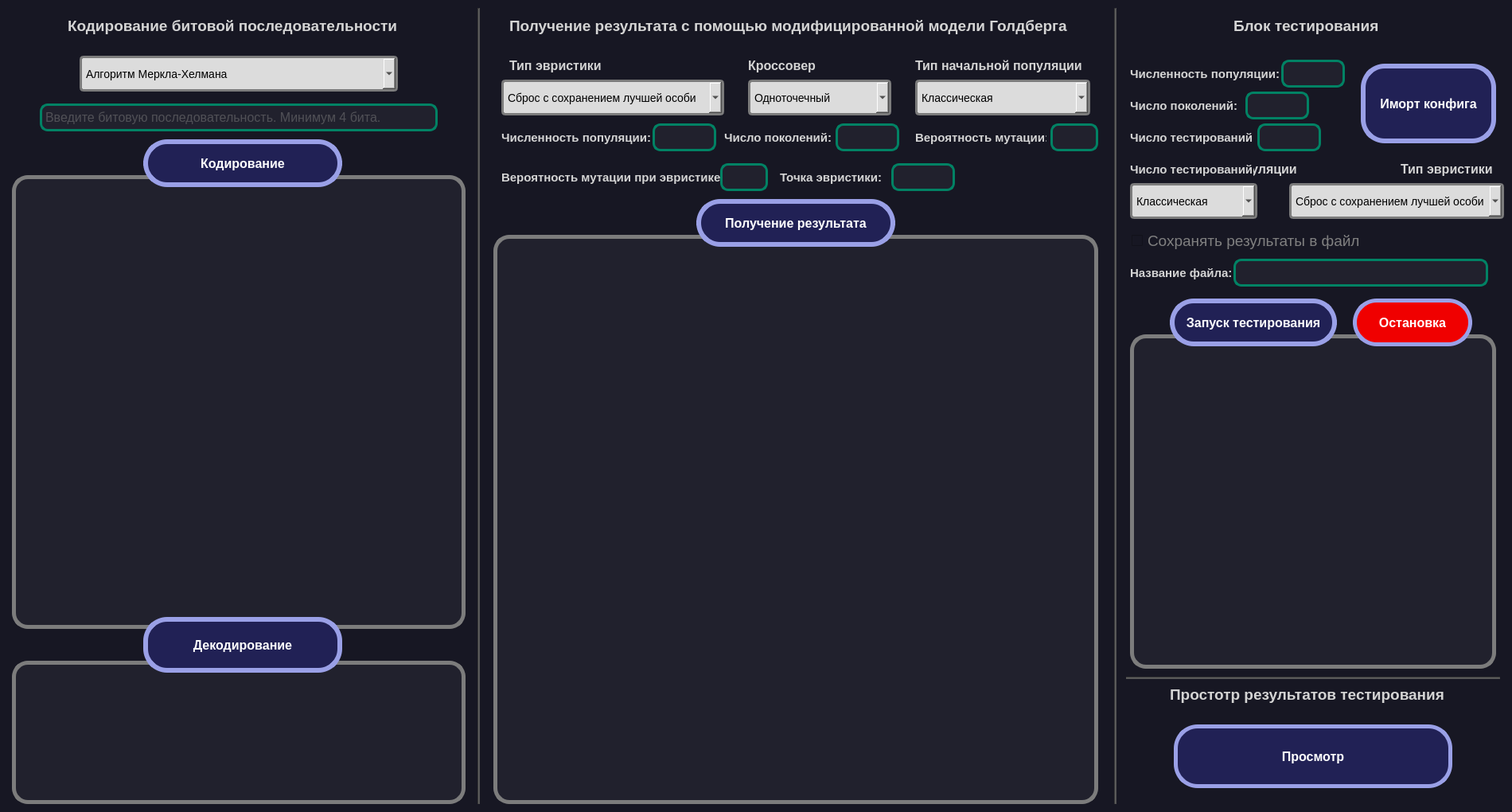
<?xml version="1.0" encoding="UTF-8"?>
<ui version="4.0">
 <class>Main</class>
 <widget class="QMainWindow" name="Main">
  <property name="geometry">
   <rect>
    <x>0</x>
    <y>0</y>
    <width>1900</width>
    <height>1020</height>
   </rect>
  </property>
  <property name="font">
   <font>
    <pointsize>10</pointsize>
   </font>
  </property>
  <property name="windowTitle">
   <string>Hellman-GenAL: Программное средство для решения задачи о ранце модифицированной моделью Голдберга</string>
  </property>
  <property name="styleSheet">
   <string notr="true"/>
  </property>
  <widget class="QWidget" name="centralwidget">
   <property name="styleSheet">
    <string notr="true">background-color: rgb(23, 23, 35);</string>
   </property>
   <widget class="QPlainTextEdit" name="label_dekod">
    <property name="geometry">
     <rect>
      <x>15</x>
      <y>830</y>
      <width>570</width>
      <height>180</height>
     </rect>
    </property>
    <property name="font">
     <font>
      <pointsize>11</pointsize>
     </font>
    </property>
    <property name="styleSheet">
     <string notr="true">QPlainTextEdit {
color: rgb(255, 255, 255);
background-color: rgb(33, 33, 45);
border: 5px solid;
border-color: rgb(124, 124, 124);
border-radius: 20px;
padding:10px 10px 10px 10px
}
</string>
    </property>
    <property name="readOnly">
     <bool>true</bool>
    </property>
   </widget>
   <widget class="QPlainTextEdit" name="label_kod">
    <property name="geometry">
     <rect>
      <x>15</x>
      <y>220</y>
      <width>570</width>
      <height>570</height>
     </rect>
    </property>
    <property name="font">
     <font>
      <pointsize>11</pointsize>
     </font>
    </property>
    <property name="styleSheet">
     <string notr="true">QPlainTextEdit {
color: rgb(255, 255, 255);
background-color: rgb(33, 33, 45);
border: 5px solid;
border-color: rgb(124, 124, 124);
border-radius: 20px ;
padding:10px 10px 10px 10px
}

</string>
    </property>
    <property name="readOnly">
     <bool>true</bool>
    </property>
   </widget>
   <widget class="QPushButton" name="Button_dekod">
    <property name="geometry">
     <rect>
      <x>180</x>
      <y>775</y>
      <width>250</width>
      <height>70</height>
     </rect>
    </property>
    <property name="font">
     <font>
      <family>Arial</family>
      <pointsize>12</pointsize>
      <weight>75</weight>
      <bold>true</bold>
     </font>
    </property>
    <property name="styleSheet">
     <string notr="true">QPushButton {
color: rgb(255, 255, 255);
background-color: rgb(33, 33, 85);
border: 6px solid;
border-color:  rgb(154, 160, 231);
border-radius: 30px;
}

QPushButton:hover {
border: 3px solid;
background-color: rgb(12, 12, 52);
border-color:  rgb(154, 160, 231);
border-radius: 30px;
transition: background-color 0.5s ease;
}


</string>
    </property>
    <property name="text">
     <string>Декодирование</string>
    </property>
    <property name="iconSize">
     <size>
      <width>50</width>
      <height>50</height>
     </size>
    </property>
    <property name="autoRepeatInterval">
     <number>100</number>
    </property>
   </widget>
   <widget class="Line" name="line_1">
    <property name="geometry">
     <rect>
      <x>600</x>
      <y>10</y>
      <width>3</width>
      <height>1000</height>
     </rect>
    </property>
    <property name="styleSheet">
     <string notr="true">background-color: rgb(83, 83, 83);</string>
    </property>
    <property name="orientation">
     <enum>Qt::Vertical</enum>
    </property>
   </widget>
   <widget class="QComboBox" name="comboBox_kod">
    <property name="geometry">
     <rect>
      <x>100</x>
      <y>70</y>
      <width>400</width>
      <height>45</height>
     </rect>
    </property>
    <property name="styleSheet">
     <string notr="true">QComboBox {
font-size: 14px;
background-color: rgb(220, 220, 220);
border: 3px solid;
border-color: rgb(124, 124, 124);
border-radius: 5px;
padding:5px 5px 5px 5px;
color: black;
}

QComboBox:hover {
font-size: 14px;
background-color: rgb(220, 220, 220);
border: 3px solid;
border-color: rgb(1, 130, 100);
border-radius: 5px;
padding:5px 5px 5px 5px
}

QComboBox  QAbstractItemView {
background-color: rgb(220, 220, 220);
}
                                  

                                   </string>
    </property>
    <item>
     <property name="text">
      <string>Алгоритм Меркла-Хелмана</string>
     </property>
    </item>
    <item>
     <property name="text">
      <string>Модифицированная модель Голдберга</string>
     </property>
    </item>
   </widget>
   <widget class="QLineEdit" name="lineEdit_bits">
    <property name="geometry">
     <rect>
      <x>50</x>
      <y>130</y>
      <width>500</width>
      <height>35</height>
     </rect>
    </property>
    <property name="font">
     <font>
      <family>MS Shell Dlg 2</family>
      <pointsize>12</pointsize>
      <weight>50</weight>
      <italic>false</italic>
      <bold>false</bold>
     </font>
    </property>
    <property name="whatsThis">
     <string/>
    </property>
    <property name="styleSheet">
     <string notr="true">QLineEdit {
background-color: rgb(33, 33, 45);
border: 3px solid;
border-color:  rgb(1, 130, 100);
border-radius: 10px;
padding:2px 2px 2px 2px;
color: grey;
}

QLineEdit:hover {
background-color: rgb(33, 33, 45);
border: 3px solid;
border-color: rgb(154, 160, 231);
border-radius: 10px;
padding:2px 2px 2px 2px
}</string>
    </property>
    <property name="text">
     <string/>
    </property>
    <property name="frame">
     <bool>true</bool>
    </property>
    <property name="echoMode">
     <enum>QLineEdit::Normal</enum>
    </property>
    <property name="placeholderText">
     <string>Введите битовую последовательность. Минимум 4 бита.</string>
    </property>
   </widget>
   <widget class="QLabel" name="label_name_1">
    <property name="geometry">
     <rect>
      <x>85</x>
      <y>20</y>
      <width>430</width>
      <height>25</height>
     </rect>
    </property>
    <property name="font">
     <font>
      <family>Arial</family>
      <pointsize>14</pointsize>
      <weight>75</weight>
      <bold>true</bold>
     </font>
    </property>
    <property name="styleSheet">
     <string notr="true">color:rgb(212, 212, 212)</string>
    </property>
    <property name="text">
     <string>Кодирование битовой последовательности</string>
    </property>
   </widget>
   <widget class="QPushButton" name="Button_kod">
    <property name="geometry">
     <rect>
      <x>180</x>
      <y>175</y>
      <width>250</width>
      <height>60</height>
     </rect>
    </property>
    <property name="font">
     <font>
      <family>Arial</family>
      <pointsize>12</pointsize>
      <weight>75</weight>
      <bold>true</bold>
      <kerning>true</kerning>
     </font>
    </property>
    <property name="styleSheet">
     <string notr="true">QPushButton {
color: rgb(255, 255, 255);
background-color: rgb(33, 33, 85);
border: 6px solid;
border-color:  rgb(154, 160, 231);
border-radius: 30px;
padding:3px 3px 3px 3px;
}


QPushButton:hover {
border: 3px solid;
background-color: rgb(12, 12, 52);
border-color:  rgb(154, 160, 231);
border-radius: 30px;
transition: background-color 0.5s ease;
}


</string>
    </property>
    <property name="text">
     <string>Кодирование</string>
    </property>
    <property name="iconSize">
     <size>
      <width>18</width>
      <height>18</height>
     </size>
    </property>
    <property name="autoRepeatInterval">
     <number>100</number>
    </property>
   </widget>
   <widget class="QLabel" name="label_name_2">
    <property name="geometry">
     <rect>
      <x>640</x>
      <y>20</y>
      <width>720</width>
      <height>25</height>
     </rect>
    </property>
    <property name="font">
     <font>
      <family>Arial</family>
      <pointsize>14</pointsize>
      <weight>75</weight>
      <bold>true</bold>
     </font>
    </property>
    <property name="styleSheet">
     <string notr="true">color:rgb(212, 212, 212)</string>
    </property>
    <property name="text">
     <string>Получение результата с помощью модифицированной модели Голдберга</string>
    </property>
   </widget>
   <widget class="Line" name="line_2">
    <property name="geometry">
     <rect>
      <x>1400</x>
      <y>10</y>
      <width>3</width>
      <height>1000</height>
     </rect>
    </property>
    <property name="styleSheet">
     <string notr="true">background-color: rgb(83, 83, 83);</string>
    </property>
    <property name="orientation">
     <enum>Qt::Vertical</enum>
    </property>
   </widget>
   <widget class="QCheckBox" name="checkBox_save_test_res">
    <property name="geometry">
     <rect>
      <x>1420</x>
      <y>290</y>
      <width>300</width>
      <height>25</height>
     </rect>
    </property>
    <property name="font">
     <font>
      <pointsize>14</pointsize>
     </font>
    </property>
    <property name="acceptDrops">
     <bool>false</bool>
    </property>
    <property name="layoutDirection">
     <enum>Qt::LeftToRight</enum>
    </property>
    <property name="autoFillBackground">
     <bool>false</bool>
    </property>
    <property name="styleSheet">
     <string notr="true">QCheckBox {
padding:2px 2px 2px 2px;
color: grey;
}

QCheckBox:hover {
padding:2px 2px 2px 2px;
color: rgb(1, 130, 100);
}</string>
    </property>
    <property name="text">
     <string>Сохранять результаты в файл</string>
    </property>
    <property name="iconSize">
     <size>
      <width>16</width>
      <height>16</height>
     </size>
    </property>
   </widget>
   <widget class="QComboBox" name="comboBox_dekod_al">
    <property name="geometry">
     <rect>
      <x>630</x>
      <y>100</y>
      <width>280</width>
      <height>45</height>
     </rect>
    </property>
    <property name="styleSheet">
     <string notr="true">QComboBox {
font-size: 14px;
background-color: rgb(220, 220, 220);
border: 3px solid;
border-color: rgb(124, 124, 124);
border-radius: 5px;
padding:5px 5px 5px 5px;
color: black;
}

QComboBox:hover {
font-size: 14px;
background-color: rgb(220, 220, 220);
border: 3px solid;
border-color: rgb(1, 130, 100);
border-radius: 5px;
padding:5px 5px 5px 5px
}

QComboBox  QAbstractItemView {
background-color: rgb(220, 220, 220);
}
                                  

                                   </string>
    </property>
    <item>
     <property name="text">
      <string>Сброс с сохранением лучшей особи</string>
     </property>
    </item>
    <item>
     <property name="text">
      <string>Сброс без сохранения лучшей особи</string>
     </property>
    </item>
   </widget>
   <widget class="QLabel" name="label_evrist">
    <property name="geometry">
     <rect>
      <x>640</x>
      <y>70</y>
      <width>130</width>
      <height>25</height>
     </rect>
    </property>
    <property name="font">
     <font>
      <family>Arial</family>
      <pointsize>12</pointsize>
      <weight>75</weight>
      <bold>true</bold>
     </font>
    </property>
    <property name="styleSheet">
     <string notr="true">color:rgb(212, 212, 212)</string>
    </property>
    <property name="text">
     <string>Тип эвристики</string>
    </property>
   </widget>
   <widget class="QComboBox" name="comboBox_dekod_al_2">
    <property name="geometry">
     <rect>
      <x>940</x>
      <y>100</y>
      <width>180</width>
      <height>45</height>
     </rect>
    </property>
    <property name="styleSheet">
     <string notr="true">QComboBox {
font-size: 14px;
background-color: rgb(220, 220, 220);
border: 3px solid;
border-color: rgb(124, 124, 124);
border-radius: 5px;
padding:5px 5px 5px 5px;
color: black;
}

QComboBox:hover {
font-size: 14px;
background-color: rgb(220, 220, 220);
border: 3px solid;
border-color: rgb(1, 130, 100);
border-radius: 5px;
padding:5px 5px 5px 5px
}

QComboBox  QAbstractItemView {
background-color: rgb(220, 220, 220);
}
                                  

                                   </string>
    </property>
    <item>
     <property name="text">
      <string>Одноточечный</string>
     </property>
    </item>
    <item>
     <property name="text">
      <string>Двухточечный</string>
     </property>
    </item>
   </widget>
   <widget class="QLabel" name="label_crossover">
    <property name="geometry">
     <rect>
      <x>940</x>
      <y>70</y>
      <width>100</width>
      <height>25</height>
     </rect>
    </property>
    <property name="font">
     <font>
      <family>Arial</family>
      <pointsize>12</pointsize>
      <weight>75</weight>
      <bold>true</bold>
     </font>
    </property>
    <property name="styleSheet">
     <string notr="true">color:rgb(212, 212, 212)</string>
    </property>
    <property name="text">
     <string>Кроссовер</string>
    </property>
   </widget>
   <widget class="QLabel" name="label_populations">
    <property name="geometry">
     <rect>
      <x>1150</x>
      <y>70</y>
      <width>220</width>
      <height>25</height>
     </rect>
    </property>
    <property name="font">
     <font>
      <family>Arial</family>
      <pointsize>12</pointsize>
      <weight>75</weight>
      <bold>true</bold>
     </font>
    </property>
    <property name="styleSheet">
     <string notr="true">color:rgb(212, 212, 212)</string>
    </property>
    <property name="text">
     <string>Тип начальной популяции</string>
    </property>
   </widget>
   <widget class="QComboBox" name="comboBox_dekod_al_3">
    <property name="geometry">
     <rect>
      <x>1150</x>
      <y>100</y>
      <width>220</width>
      <height>45</height>
     </rect>
    </property>
    <property name="styleSheet">
     <string notr="true">QComboBox {
font-size: 14px;
background-color: rgb(220, 220, 220);
border: 3px solid;
border-color: rgb(124, 124, 124);
border-radius: 5px;
padding:5px 5px 5px 5px;
color: black;
}

QComboBox:hover {
font-size: 14px;
background-color: rgb(220, 220, 220);
border: 3px solid;
border-color: rgb(1, 130, 100);
border-radius: 5px;
padding:5px 5px 5px 5px
}

QComboBox  QAbstractItemView {
background-color: rgb(220, 220, 220);
}
                                  

                                   </string>
    </property>
    <item>
     <property name="text">
      <string>Классическая</string>
     </property>
    </item>
    <item>
     <property name="text">
      <string>Прогрессивная</string>
     </property>
    </item>
   </widget>
   <widget class="QLineEdit" name="lineEdit_count_populations">
    <property name="geometry">
     <rect>
      <x>820</x>
      <y>155</y>
      <width>80</width>
      <height>35</height>
     </rect>
    </property>
    <property name="font">
     <font>
      <family>MS Shell Dlg 2</family>
      <pointsize>12</pointsize>
      <weight>50</weight>
      <italic>false</italic>
      <bold>false</bold>
     </font>
    </property>
    <property name="whatsThis">
     <string/>
    </property>
    <property name="styleSheet">
     <string notr="true">QLineEdit {
background-color: rgb(33, 33, 45);
border: 3px solid;
border-color:  rgb(1, 130, 100);
border-radius: 10px;
padding:2px 2px 2px 2px;
color: grey;
}

QLineEdit:hover {
background-color: rgb(33, 33, 45);
border: 3px solid;
border-color: rgb(154, 160, 231);
border-radius: 10px;
padding:2px 2px 2px 2px
}</string>
    </property>
    <property name="text">
     <string/>
    </property>
    <property name="frame">
     <bool>true</bool>
    </property>
    <property name="echoMode">
     <enum>QLineEdit::Normal</enum>
    </property>
    <property name="placeholderText">
     <string/>
    </property>
   </widget>
   <widget class="QLineEdit" name="lineEdit_count_generat">
    <property name="geometry">
     <rect>
      <x>1050</x>
      <y>155</y>
      <width>80</width>
      <height>35</height>
     </rect>
    </property>
    <property name="font">
     <font>
      <family>MS Shell Dlg 2</family>
      <pointsize>12</pointsize>
      <weight>50</weight>
      <italic>false</italic>
      <bold>false</bold>
     </font>
    </property>
    <property name="whatsThis">
     <string/>
    </property>
    <property name="styleSheet">
     <string notr="true">QLineEdit {
background-color: rgb(33, 33, 45);
border: 3px solid;
border-color: rgb(1, 130, 100);
border-radius: 10px;
padding:2px 2px 2px 2px;
color: grey;
}

QLineEdit:hover {
background-color: rgb(33, 33, 45);
border: 3px solid;
border-color: rgb(154, 160, 231);
border-radius: 10px;
padding:2px 2px 2px 2px
}</string>
    </property>
    <property name="text">
     <string/>
    </property>
    <property name="frame">
     <bool>true</bool>
    </property>
    <property name="echoMode">
     <enum>QLineEdit::Normal</enum>
    </property>
    <property name="placeholderText">
     <string/>
    </property>
   </widget>
   <widget class="QLineEdit" name="lineEdit_rate_mut">
    <property name="geometry">
     <rect>
      <x>1320</x>
      <y>155</y>
      <width>60</width>
      <height>35</height>
     </rect>
    </property>
    <property name="font">
     <font>
      <family>MS Shell Dlg 2</family>
      <pointsize>12</pointsize>
      <weight>50</weight>
      <italic>false</italic>
      <bold>false</bold>
     </font>
    </property>
    <property name="whatsThis">
     <string/>
    </property>
    <property name="styleSheet">
     <string notr="true">QLineEdit {
background-color: rgb(33, 33, 45);
border: 3px solid;
border-color:  rgb(1, 130, 100);
border-radius: 10px;
padding:2px 2px 2px 2px;
color: grey;
}

QLineEdit:hover {
background-color: rgb(33, 33, 45);
border: 3px solid;
border-color: rgb(154, 160, 231);
border-radius: 10px;
padding:2px 2px 2px 2px
}</string>
    </property>
    <property name="text">
     <string/>
    </property>
    <property name="frame">
     <bool>true</bool>
    </property>
    <property name="echoMode">
     <enum>QLineEdit::Normal</enum>
    </property>
    <property name="placeholderText">
     <string/>
    </property>
   </widget>
   <widget class="QLineEdit" name="lineEdit_rate_mut_evr">
    <property name="geometry">
     <rect>
      <x>905</x>
      <y>205</y>
      <width>60</width>
      <height>35</height>
     </rect>
    </property>
    <property name="font">
     <font>
      <family>MS Shell Dlg 2</family>
      <pointsize>12</pointsize>
      <weight>50</weight>
      <italic>false</italic>
      <bold>false</bold>
     </font>
    </property>
    <property name="whatsThis">
     <string/>
    </property>
    <property name="styleSheet">
     <string notr="true">QLineEdit {
background-color: rgb(33, 33, 45);
border: 3px solid;
border-color:  rgb(1, 130, 100);
border-radius: 10px;
padding:2px 2px 2px 2px;
color: grey;
}

QLineEdit:hover {
background-color: rgb(33, 33, 45);
border: 3px solid;
border-color:rgb(154, 160, 231);
border-radius: 10px;
padding:2px 2px 2px 2px
}</string>
    </property>
    <property name="text">
     <string/>
    </property>
    <property name="frame">
     <bool>true</bool>
    </property>
    <property name="echoMode">
     <enum>QLineEdit::Normal</enum>
    </property>
    <property name="placeholderText">
     <string/>
    </property>
   </widget>
   <widget class="QLineEdit" name="lineEdit_evrist_n">
    <property name="geometry">
     <rect>
      <x>1120</x>
      <y>205</y>
      <width>80</width>
      <height>35</height>
     </rect>
    </property>
    <property name="font">
     <font>
      <family>MS Shell Dlg 2</family>
      <pointsize>12</pointsize>
      <weight>50</weight>
      <italic>false</italic>
      <bold>false</bold>
     </font>
    </property>
    <property name="whatsThis">
     <string/>
    </property>
    <property name="styleSheet">
     <string notr="true">QLineEdit {
background-color: rgb(33, 33, 45);
border: 3px solid;
border-color:  rgb(1, 130, 100);
border-radius: 10px;
padding:2px 2px 2px 2px;
color: grey;
}

QLineEdit:hover {
background-color: rgb(33, 33, 45);
border: 3px solid;
border-color:rgb(154, 160, 231);
border-radius: 10px;
padding:2px 2px 2px 2px
}</string>
    </property>
    <property name="text">
     <string/>
    </property>
    <property name="frame">
     <bool>true</bool>
    </property>
    <property name="echoMode">
     <enum>QLineEdit::Normal</enum>
    </property>
    <property name="placeholderText">
     <string/>
    </property>
   </widget>
   <widget class="QLabel" name="label_count_populations">
    <property name="geometry">
     <rect>
      <x>630</x>
      <y>160</y>
      <width>190</width>
      <height>25</height>
     </rect>
    </property>
    <property name="font">
     <font>
      <family>Arial</family>
      <pointsize>11</pointsize>
      <weight>75</weight>
      <bold>true</bold>
     </font>
    </property>
    <property name="styleSheet">
     <string notr="true">color:rgb(212, 212, 212)</string>
    </property>
    <property name="text">
     <string>Численность популяции:</string>
    </property>
   </widget>
   <widget class="QLabel" name="label_count_generat">
    <property name="geometry">
     <rect>
      <x>910</x>
      <y>160</y>
      <width>135</width>
      <height>25</height>
     </rect>
    </property>
    <property name="font">
     <font>
      <family>Arial</family>
      <pointsize>11</pointsize>
      <weight>75</weight>
      <bold>true</bold>
     </font>
    </property>
    <property name="styleSheet">
     <string notr="true">color:rgb(212, 212, 212)</string>
    </property>
    <property name="text">
     <string>Число поколений:</string>
    </property>
   </widget>
   <widget class="QLabel" name="label_rate_mut">
    <property name="geometry">
     <rect>
      <x>1150</x>
      <y>160</y>
      <width>165</width>
      <height>25</height>
     </rect>
    </property>
    <property name="font">
     <font>
      <family>Arial</family>
      <pointsize>11</pointsize>
      <weight>75</weight>
      <bold>true</bold>
     </font>
    </property>
    <property name="styleSheet">
     <string notr="true">color:rgb(212, 212, 212)</string>
    </property>
    <property name="text">
     <string>Вероятность мутации:</string>
    </property>
   </widget>
   <widget class="QLabel" name="label_count_populations_2">
    <property name="geometry">
     <rect>
      <x>630</x>
      <y>210</y>
      <width>275</width>
      <height>25</height>
     </rect>
    </property>
    <property name="font">
     <font>
      <family>Arial</family>
      <pointsize>11</pointsize>
      <weight>75</weight>
      <bold>true</bold>
     </font>
    </property>
    <property name="styleSheet">
     <string notr="true">color:rgb(212, 212, 212)</string>
    </property>
    <property name="text">
     <string>Вероятность мутации при эвристике:</string>
    </property>
   </widget>
   <widget class="QLabel" name="label_evrist_n">
    <property name="geometry">
     <rect>
      <x>980</x>
      <y>210</y>
      <width>130</width>
      <height>25</height>
     </rect>
    </property>
    <property name="font">
     <font>
      <family>Arial</family>
      <pointsize>11</pointsize>
      <weight>75</weight>
      <bold>true</bold>
     </font>
    </property>
    <property name="styleSheet">
     <string notr="true">color:rgb(212, 212, 212)</string>
    </property>
    <property name="text">
     <string>Точка эвристики:</string>
    </property>
   </widget>
   <widget class="QPlainTextEdit" name="label_decrypt_al">
    <property name="geometry">
     <rect>
      <x>620</x>
      <y>295</y>
      <width>760</width>
      <height>715</height>
     </rect>
    </property>
    <property name="font">
     <font>
      <pointsize>11</pointsize>
     </font>
    </property>
    <property name="styleSheet">
     <string notr="true">QPlainTextEdit {
color: rgb(255, 255, 255);
background-color: rgb(33, 33, 45);
border: 5px solid;
border-color: rgb(124, 124, 124);
border-radius: 20px ;
padding:10px 10px 10px 10px
}

</string>
    </property>
    <property name="readOnly">
     <bool>true</bool>
    </property>
   </widget>
   <widget class="QPushButton" name="Button_decrypt_al">
    <property name="geometry">
     <rect>
      <x>875</x>
      <y>250</y>
      <width>250</width>
      <height>60</height>
     </rect>
    </property>
    <property name="font">
     <font>
      <family>Arial</family>
      <pointsize>12</pointsize>
      <weight>75</weight>
      <bold>true</bold>
      <kerning>true</kerning>
     </font>
    </property>
    <property name="styleSheet">
     <string notr="true">QPushButton {
color: rgb(255, 255, 255);
border: 6px solid;
background-color: rgb(33, 33, 85);
border-color:  rgb(154, 160, 231);
border-radius: 30px;
padding:3px 3px 3px 3px;
}


QPushButton:hover {
border: 3px solid;
background-color: rgb(12, 12, 52);
border-color:  rgb(154, 160, 231);
border-radius: 30px;
transition: background-color 0.5s ease;
}


</string>
    </property>
    <property name="text">
     <string>Получение результата</string>
    </property>
    <property name="iconSize">
     <size>
      <width>18</width>
      <height>18</height>
     </size>
    </property>
    <property name="autoRepeatInterval">
     <number>100</number>
    </property>
   </widget>
   <widget class="QLabel" name="label_name_3">
    <property name="geometry">
     <rect>
      <x>1550</x>
      <y>20</y>
      <width>200</width>
      <height>25</height>
     </rect>
    </property>
    <property name="font">
     <font>
      <family>Arial</family>
      <pointsize>14</pointsize>
      <weight>75</weight>
      <bold>true</bold>
     </font>
    </property>
    <property name="styleSheet">
     <string notr="true">color:rgb(212, 212, 212)</string>
    </property>
    <property name="text">
     <string>Блок тестирования</string>
    </property>
   </widget>
   <widget class="QComboBox" name="comboBox_dekod_al_4">
    <property name="geometry">
     <rect>
      <x>1620</x>
      <y>230</y>
      <width>270</width>
      <height>45</height>
     </rect>
    </property>
    <property name="styleSheet">
     <string notr="true">QComboBox {
font-size: 14px;
background-color: rgb(220, 220, 220);
border: 3px solid;
border-color: rgb(124, 124, 124);
border-radius: 5px;
padding:5px 5px 5px 5px;
color: black;
}

QComboBox:hover {
font-size: 14px;
background-color: rgb(220, 220, 220);
border: 3px solid;
border-color: rgb(1, 130, 100);
border-radius: 5px;
padding:5px 5px 5px 5px
}

QComboBox  QAbstractItemView {
background-color: rgb(220, 220, 220);
}
                                  

                                   </string>
    </property>
    <item>
     <property name="text">
      <string>Сброс с сохранением лучшей особи</string>
     </property>
    </item>
    <item>
     <property name="text">
      <string>Сброс без сохранения лучшей особи</string>
     </property>
    </item>
   </widget>
   <widget class="QLabel" name="label_evrist_test">
    <property name="geometry">
     <rect>
      <x>1760</x>
      <y>200</y>
      <width>130</width>
      <height>25</height>
     </rect>
    </property>
    <property name="font">
     <font>
      <family>Arial</family>
      <pointsize>12</pointsize>
      <weight>75</weight>
      <bold>true</bold>
     </font>
    </property>
    <property name="styleSheet">
     <string notr="true">color:rgb(212, 212, 212)</string>
    </property>
    <property name="text">
     <string>Тип эвристики</string>
    </property>
   </widget>
   <widget class="QLabel" name="label_populations_2">
    <property name="geometry">
     <rect>
      <x>1420</x>
      <y>200</y>
      <width>220</width>
      <height>25</height>
     </rect>
    </property>
    <property name="font">
     <font>
      <family>Arial</family>
      <pointsize>12</pointsize>
      <weight>75</weight>
      <bold>true</bold>
     </font>
    </property>
    <property name="styleSheet">
     <string notr="true">color:rgb(212, 212, 212)</string>
    </property>
    <property name="text">
     <string>Тип начальной популяции</string>
    </property>
   </widget>
   <widget class="QComboBox" name="comboBox_dekod_al_5">
    <property name="geometry">
     <rect>
      <x>1420</x>
      <y>230</y>
      <width>160</width>
      <height>45</height>
     </rect>
    </property>
    <property name="styleSheet">
     <string notr="true">QComboBox {
font-size: 14px;
background-color: rgb(220, 220, 220);
border: 3px solid;
border-color: rgb(124, 124, 124);
border-radius: 5px;
padding:5px 5px 5px 5px;
color: black;
}

QComboBox:hover {
font-size: 14px;
background-color: rgb(220, 220, 220);
border: 3px solid;
border-color: rgb(1, 130, 100);
border-radius: 5px;
padding:5px 5px 5px 5px
}

QComboBox  QAbstractItemView {
background-color: rgb(220, 220, 220);
}
                                  

                                   </string>
    </property>
    <item>
     <property name="text">
      <string>Классическая</string>
     </property>
    </item>
    <item>
     <property name="text">
      <string>Прогрессивная</string>
     </property>
    </item>
   </widget>
   <widget class="QLineEdit" name="lineEdit_count_test">
    <property name="geometry">
     <rect>
      <x>1580</x>
      <y>155</y>
      <width>80</width>
      <height>35</height>
     </rect>
    </property>
    <property name="font">
     <font>
      <family>MS Shell Dlg 2</family>
      <pointsize>12</pointsize>
      <weight>50</weight>
      <italic>false</italic>
      <bold>false</bold>
     </font>
    </property>
    <property name="whatsThis">
     <string/>
    </property>
    <property name="styleSheet">
     <string notr="true">QLineEdit {
background-color: rgb(33, 33, 45);
border: 3px solid;
border-color:  rgb(1, 130, 100);
border-radius: 10px;
padding:2px 2px 2px 2px;
color: grey;
}

QLineEdit:hover {
background-color: rgb(33, 33, 45);
border: 3px solid;
border-color:rgb(154, 160, 231);
border-radius: 10px;
padding:2px 2px 2px 2px
}</string>
    </property>
    <property name="text">
     <string/>
    </property>
    <property name="frame">
     <bool>true</bool>
    </property>
    <property name="echoMode">
     <enum>QLineEdit::Normal</enum>
    </property>
    <property name="placeholderText">
     <string/>
    </property>
   </widget>
   <widget class="QLabel" name="label_count_test">
    <property name="geometry">
     <rect>
      <x>1420</x>
      <y>160</y>
      <width>155</width>
      <height>25</height>
     </rect>
    </property>
    <property name="font">
     <font>
      <family>Arial</family>
      <pointsize>11</pointsize>
      <weight>75</weight>
      <bold>true</bold>
     </font>
    </property>
    <property name="styleSheet">
     <string notr="true">color:rgb(212, 212, 212)</string>
    </property>
    <property name="text">
     <string>Число тестирований:</string>
    </property>
   </widget>
   <widget class="QPushButton" name="Button_load_test_params">
    <property name="geometry">
     <rect>
      <x>1710</x>
      <y>80</y>
      <width>170</width>
      <height>100</height>
     </rect>
    </property>
    <property name="font">
     <font>
      <family>Arial</family>
      <pointsize>12</pointsize>
      <weight>75</weight>
      <bold>true</bold>
      <kerning>true</kerning>
     </font>
    </property>
    <property name="styleSheet">
     <string notr="true">QPushButton {
color: rgb(255, 255, 255);
border: 6px solid;
border-color:  rgb(154, 160, 231);
border-radius: 30px;
background-color: rgb(33, 33, 85);
padding:3px 3px 3px 3px;
}


QPushButton:hover {
border: 3px solid;
background-color: rgb(12, 12, 52);
border-color:  rgb(154, 160, 231);
border-radius: 30px;
transition: background-color 0.5s ease;
}


</string>
    </property>
    <property name="text">
     <string>Иморт конфига</string>
    </property>
    <property name="iconSize">
     <size>
      <width>18</width>
      <height>18</height>
     </size>
    </property>
    <property name="autoRepeatInterval">
     <number>100</number>
    </property>
   </widget>
   <widget class="QPlainTextEdit" name="label_test">
    <property name="geometry">
     <rect>
      <x>1420</x>
      <y>420</y>
      <width>460</width>
      <height>420</height>
     </rect>
    </property>
    <property name="font">
     <font>
      <pointsize>11</pointsize>
     </font>
    </property>
    <property name="styleSheet">
     <string notr="true">QPlainTextEdit {
color: rgb(255, 255, 255);
background-color: rgb(33, 33, 45);
border: 5px solid;
border-color: rgb(124, 124, 124);
border-radius: 20px;
padding:10px 10px 10px 10px
}
</string>
    </property>
    <property name="readOnly">
     <bool>true</bool>
    </property>
   </widget>
   <widget class="QPushButton" name="Button_test_run">
    <property name="geometry">
     <rect>
      <x>1470</x>
      <y>375</y>
      <width>210</width>
      <height>60</height>
     </rect>
    </property>
    <property name="font">
     <font>
      <family>Arial</family>
      <pointsize>12</pointsize>
      <weight>75</weight>
      <bold>true</bold>
      <kerning>true</kerning>
     </font>
    </property>
    <property name="styleSheet">
     <string notr="true">QPushButton {
color: rgb(255, 255, 255);
border: 6px solid;
background-color: rgb(33, 33, 85);
border-color:  rgb(154, 160, 231);
border-radius: 30px;
padding:3px 3px 3px 3px;
}


QPushButton:hover {
border: 3px solid;
background-color: rgb(12, 12, 52);
border-color:  rgb(154, 160, 231);
border-radius: 30px;
transition: background-color 0.5s ease;
}


</string>
    </property>
    <property name="text">
     <string>Запуск тестирования</string>
    </property>
    <property name="iconSize">
     <size>
      <width>18</width>
      <height>18</height>
     </size>
    </property>
    <property name="autoRepeatInterval">
     <number>100</number>
    </property>
   </widget>
   <widget class="Line" name="line">
    <property name="geometry">
     <rect>
      <x>1415</x>
      <y>850</y>
      <width>470</width>
      <height>3</height>
     </rect>
    </property>
    <property name="styleSheet">
     <string notr="true">background-color: rgb(83, 83, 83);</string>
    </property>
    <property name="orientation">
     <enum>Qt::Horizontal</enum>
    </property>
   </widget>
   <widget class="QPushButton" name="Button_view_test_res">
    <property name="geometry">
     <rect>
      <x>1475</x>
      <y>910</y>
      <width>350</width>
      <height>80</height>
     </rect>
    </property>
    <property name="font">
     <font>
      <family>Arial</family>
      <pointsize>12</pointsize>
      <weight>75</weight>
      <bold>true</bold>
      <kerning>true</kerning>
     </font>
    </property>
    <property name="styleSheet">
     <string notr="true">QPushButton {
color: rgb(255, 255, 255);
border: 5px solid;
border-color:  rgb(154, 160, 231);
background-color: rgb(33, 33, 85);
border-radius: 30px;
padding:3px 3px 3px 3px;
}


QPushButton:hover {
border: 3px solid;
background-color: rgb(1, 130, 100);
border-color:  rgb(154, 160, 231);
border-radius: 30px;
transition: background-color 0.5s ease;
}


</string>
    </property>
    <property name="text">
     <string>Просмотр</string>
    </property>
    <property name="iconSize">
     <size>
      <width>18</width>
      <height>18</height>
     </size>
    </property>
    <property name="autoRepeatInterval">
     <number>100</number>
    </property>
   </widget>
   <widget class="QLabel" name="label_view_test_res">
    <property name="geometry">
     <rect>
      <x>1470</x>
      <y>860</y>
      <width>360</width>
      <height>25</height>
     </rect>
    </property>
    <property name="font">
     <font>
      <family>Arial</family>
      <pointsize>14</pointsize>
      <weight>75</weight>
      <bold>true</bold>
     </font>
    </property>
    <property name="styleSheet">
     <string notr="true">color:rgb(212, 212, 212)</string>
    </property>
    <property name="text">
     <string>Простотр результатов тестирования</string>
    </property>
   </widget>
   <widget class="QLabel" name="label_evrist_n_2">
    <property name="geometry">
     <rect>
      <x>1420</x>
      <y>330</y>
      <width>130</width>
      <height>25</height>
     </rect>
    </property>
    <property name="font">
     <font>
      <family>Arial</family>
      <pointsize>11</pointsize>
      <weight>75</weight>
      <bold>true</bold>
     </font>
    </property>
    <property name="styleSheet">
     <string notr="true">color:rgb(212, 212, 212)</string>
    </property>
    <property name="text">
     <string>Название файла:</string>
    </property>
   </widget>
   <widget class="QLineEdit" name="lineEdit_save_file">
    <property name="geometry">
     <rect>
      <x>1550</x>
      <y>325</y>
      <width>320</width>
      <height>35</height>
     </rect>
    </property>
    <property name="font">
     <font>
      <family>MS Shell Dlg 2</family>
      <pointsize>12</pointsize>
      <weight>50</weight>
      <italic>false</italic>
      <bold>false</bold>
     </font>
    </property>
    <property name="whatsThis">
     <string/>
    </property>
    <property name="styleSheet">
     <string notr="true">QLineEdit {
background-color: rgb(33, 33, 45);
border: 3px solid;
border-color:  rgb(1, 130, 100);
border-radius: 10px;
padding:2px 2px 2px 2px;
color: grey;
}

QLineEdit:hover {
background-color: rgb(33, 33, 45);
border: 3px solid;
border-color: rgb(154, 160, 231);
border-radius: 10px;
padding:2px 2px 2px 2px
}</string>
    </property>
    <property name="text">
     <string/>
    </property>
    <property name="frame">
     <bool>true</bool>
    </property>
    <property name="echoMode">
     <enum>QLineEdit::Normal</enum>
    </property>
    <property name="placeholderText">
     <string/>
    </property>
   </widget>
   <widget class="QLineEdit" name="lineEdit_count_generat_2">
    <property name="geometry">
     <rect>
      <x>1565</x>
      <y>115</y>
      <width>80</width>
      <height>35</height>
     </rect>
    </property>
    <property name="font">
     <font>
      <family>MS Shell Dlg 2</family>
      <pointsize>12</pointsize>
      <weight>50</weight>
      <italic>false</italic>
      <bold>false</bold>
     </font>
    </property>
    <property name="whatsThis">
     <string/>
    </property>
    <property name="styleSheet">
     <string notr="true">QLineEdit {
background-color: rgb(33, 33, 45);
border: 3px solid;
border-color: rgb(1, 130, 100);
border-radius: 10px;
padding:2px 2px 2px 2px;
color: grey;
}

QLineEdit:hover {
background-color: rgb(33, 33, 45);
border: 3px solid;
border-color: rgb(154, 160, 231);
border-radius: 10px;
padding:2px 2px 2px 2px
}</string>
    </property>
    <property name="text">
     <string/>
    </property>
    <property name="frame">
     <bool>true</bool>
    </property>
    <property name="echoMode">
     <enum>QLineEdit::Normal</enum>
    </property>
    <property name="placeholderText">
     <string/>
    </property>
   </widget>
   <widget class="QLineEdit" name="lineEdit_count_populations_2">
    <property name="geometry">
     <rect>
      <x>1610</x>
      <y>75</y>
      <width>80</width>
      <height>35</height>
     </rect>
    </property>
    <property name="font">
     <font>
      <family>MS Shell Dlg 2</family>
      <pointsize>12</pointsize>
      <weight>50</weight>
      <italic>false</italic>
      <bold>false</bold>
     </font>
    </property>
    <property name="whatsThis">
     <string/>
    </property>
    <property name="styleSheet">
     <string notr="true">QLineEdit {
background-color: rgb(33, 33, 45);
border: 3px solid;
border-color:  rgb(1, 130, 100);
border-radius: 10px;
padding:2px 2px 2px 2px;
color: grey;
}

QLineEdit:hover {
background-color: rgb(33, 33, 45);
border: 3px solid;
border-color: rgb(154, 160, 231);
border-radius: 10px;
padding:2px 2px 2px 2px
}</string>
    </property>
    <property name="text">
     <string/>
    </property>
    <property name="frame">
     <bool>true</bool>
    </property>
    <property name="echoMode">
     <enum>QLineEdit::Normal</enum>
    </property>
    <property name="placeholderText">
     <string/>
    </property>
   </widget>
   <widget class="QLabel" name="label_count_generat_2">
    <property name="geometry">
     <rect>
      <x>1420</x>
      <y>120</y>
      <width>135</width>
      <height>25</height>
     </rect>
    </property>
    <property name="font">
     <font>
      <family>Arial</family>
      <pointsize>11</pointsize>
      <weight>75</weight>
      <bold>true</bold>
     </font>
    </property>
    <property name="styleSheet">
     <string notr="true">color:rgb(212, 212, 212)</string>
    </property>
    <property name="text">
     <string>Число поколений:</string>
    </property>
   </widget>
   <widget class="QLabel" name="label_count_populations_3">
    <property name="geometry">
     <rect>
      <x>1420</x>
      <y>80</y>
      <width>190</width>
      <height>25</height>
     </rect>
    </property>
    <property name="font">
     <font>
      <family>Arial</family>
      <pointsize>11</pointsize>
      <weight>75</weight>
      <bold>true</bold>
     </font>
    </property>
    <property name="styleSheet">
     <string notr="true">color:rgb(212, 212, 212)</string>
    </property>
    <property name="text">
     <string>Численность популяции:</string>
    </property>
   </widget>
   <widget class="QPushButton" name="Button_test_run_2">
    <property name="geometry">
     <rect>
      <x>1700</x>
      <y>375</y>
      <width>150</width>
      <height>60</height>
     </rect>
    </property>
    <property name="font">
     <font>
      <family>Arial</family>
      <pointsize>12</pointsize>
      <weight>75</weight>
      <bold>true</bold>
      <kerning>true</kerning>
     </font>
    </property>
    <property name="styleSheet">
     <string notr="true">QPushButton {
color: rgb(255, 255, 255);
border: 5px solid;
background-color: rgb(240, 0, 0);
border-color:  rgb(154, 160, 231);
border-radius: 30px;
padding:3px 3px 3px 3px;
}


QPushButton:hover {
border: 3px solid;
background-color: rgb(130, 0, 0);
border-color:  rgb(154, 160, 231);
border-radius: 30px;
transition: background-color 0.5s ease;
}


</string>
    </property>
    <property name="text">
     <string>Остановка</string>
    </property>
    <property name="iconSize">
     <size>
      <width>18</width>
      <height>18</height>
     </size>
    </property>
    <property name="autoRepeatInterval">
     <number>100</number>
    </property>
   </widget>
   <widget class="QLabel" name="label_count_test_2">
    <property name="geometry">
     <rect>
      <x>1420</x>
      <y>200</y>
      <width>155</width>
      <height>25</height>
     </rect>
    </property>
    <property name="font">
     <font>
      <family>Arial</family>
      <pointsize>11</pointsize>
      <weight>75</weight>
      <bold>true</bold>
     </font>
    </property>
    <property name="styleSheet">
     <string notr="true">color:rgb(212, 212, 212)</string>
    </property>
    <property name="text">
     <string>Число тестирований:</string>
    </property>
   </widget>
  </widget>
  <action name="action_3">
   <property name="text">
    <string>Открыть</string>
   </property>
  </action>
  <action name="action_4">
   <property name="text">
    <string>Сохранить</string>
   </property>
  </action>
 </widget>
 <resources/>
 <connections/>
</ui>
